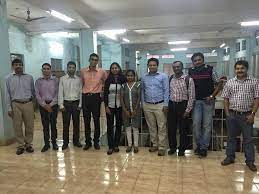
#> input picture Queue/webinar/download.jpg, 259 x 194 px
$ python 'first program.py'
#> lines starting #> are read from the running program, lines starting #| are printed output that depends on the picture
import PIL
from PIL import Image,ImageFilter
img=Image.open("download.jpg")
#> img is the input picture: PIL image 259x194 RGB; mean R, G, B 118.6, 115.6, 107.1
#img.show()
si=(1000,1000)
img1=img.resize(si)
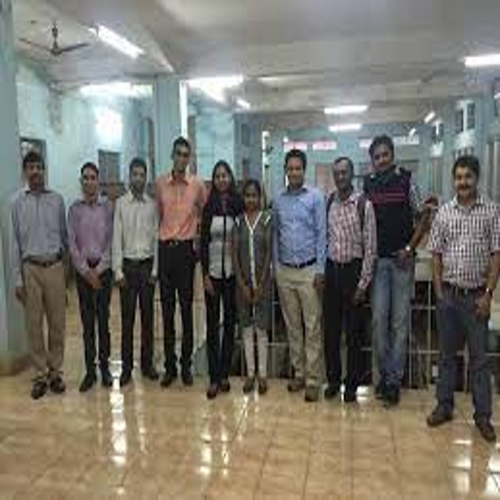
#> img1: PIL image 1000x1000 RGB (shown at 1/2 size); mean R, G, B 118.6, 115.6, 107.1
img2=img1.rotate(35,expand=1)
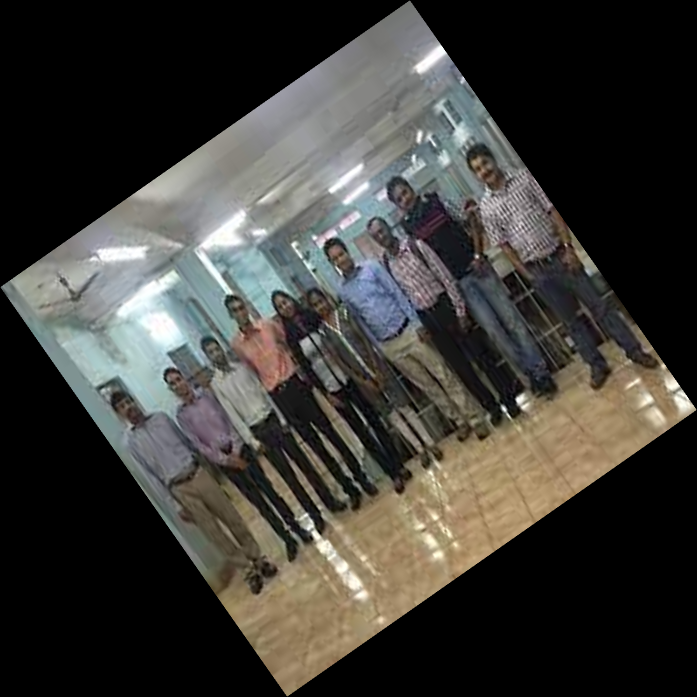
#> img2: PIL image 1394x1394 RGB (shown at 1/2 size); mean R, G, B 61, 59.5, 55.1
b,r,g=img2.split()
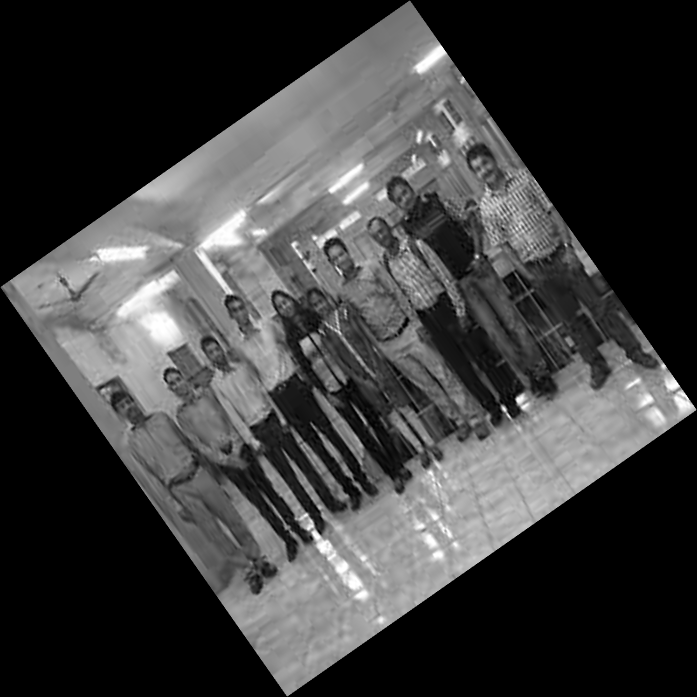
#> b: PIL image 1394x1394 L (shown at 1/2 size); min 0, max 255, mean 61
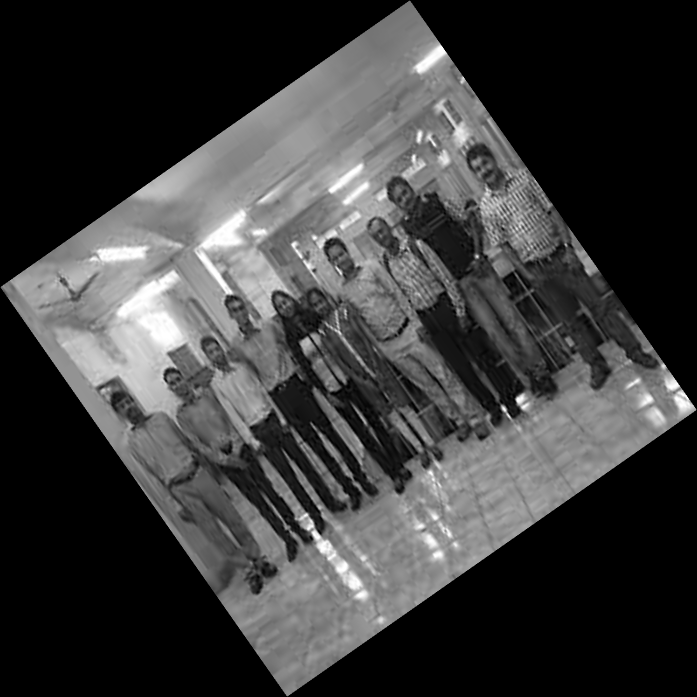
#> r: PIL image 1394x1394 L (shown at 1/2 size); min 0, max 255, mean 59.5
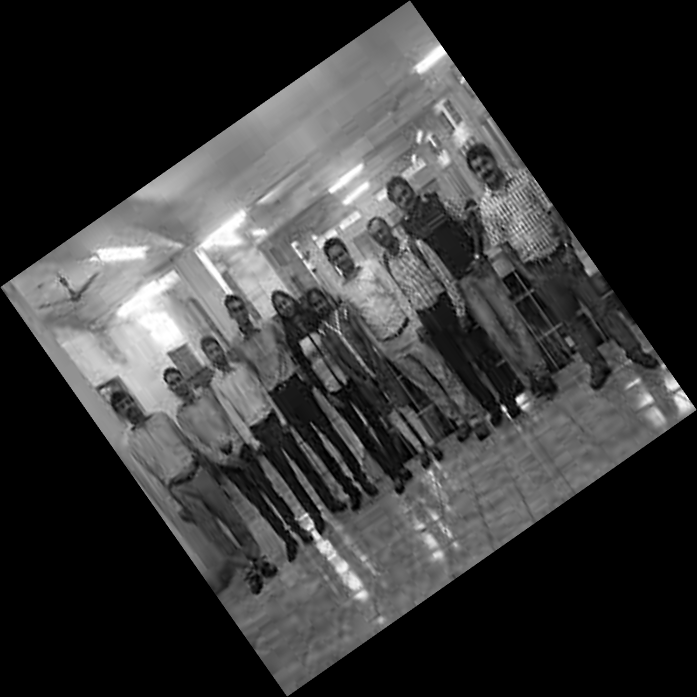
#> g: PIL image 1394x1394 L (shown at 1/2 size); min 0, max 255, mean 55.1
# r.show()
# g.show()
# b.show()
img3=Image.merge("RGB",(g,r,b))
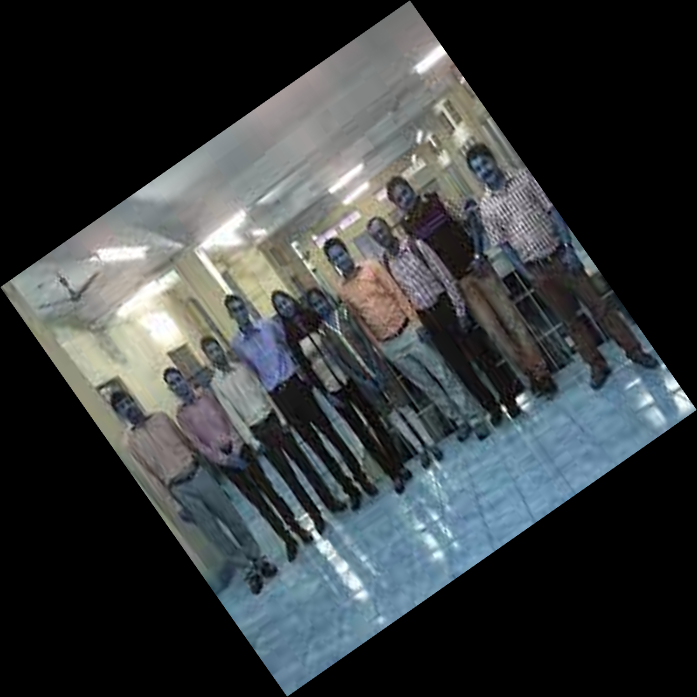
#> img3: PIL image 1394x1394 RGB (shown at 1/2 size); mean R, G, B 55.1, 59.5, 61
img4=img3.filter(ImageFilter.SMOOTH)
img5=img4.filter(ImageFilter.FIND_EDGES)
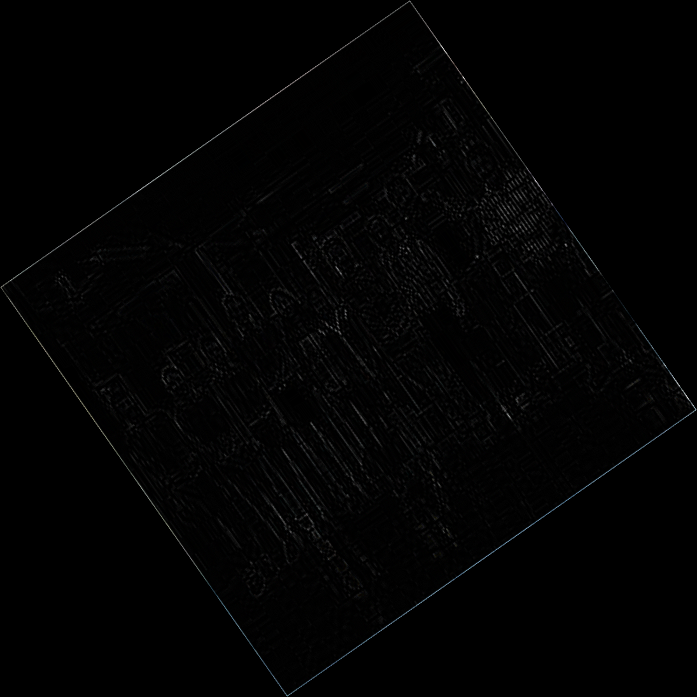
#> img5: PIL image 1394x1394 RGB (shown at 1/2 size); mean R, G, B 2.2, 2.3, 2.3
img6=img5.filter(ImageFilter.BLUR)

img6.show()
